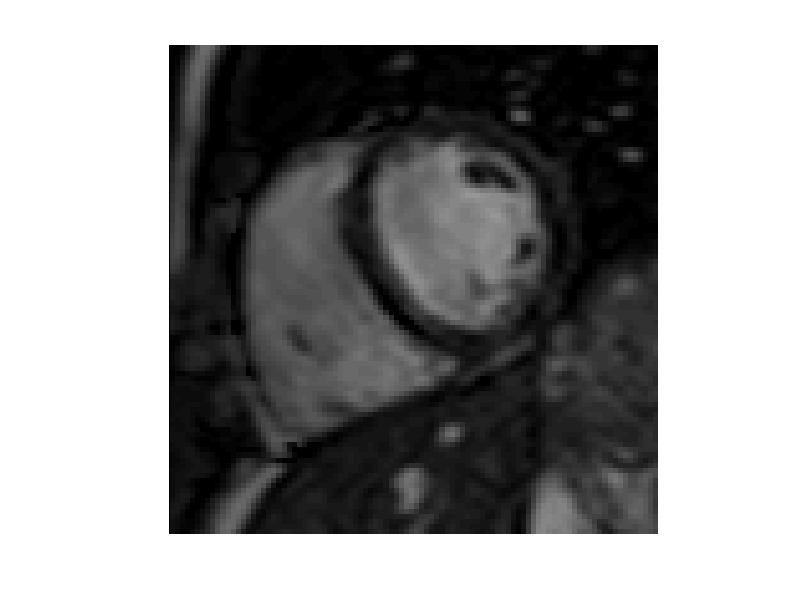

Reproduce this figure in MATLAB. (Note: this script raises an error after producing the figure.)
%% task 4_2_1
load heart_data.mat

mean_ch = mean(chamber_values)
mean_bg = mean(background_values)
std_ch = std(chamber_values)
std_bg = std(background_values)

%% task 4_2_2
I = im;
imshow(im);
[M, N] = size(I);
n = M*N; %Number of image pixels

mu0 = mean_bg;
mu1 = mean_ch;
lambda = 2;%2 seems like a good value for lambda

Neighbors = edges4connected(M,N);
i=Neighbors(:,1);
j=Neighbors(:,2);

A = sparse(i,j,lambda,n,n);

T = [-log(normpdf(im(:), mu0, std_bg)), -log(normpdf(im(:), mu1, std_ch))];
T = sparse(T);

[E, Theta] = maxflow(A,T);
Theta = reshape(Theta,M,N);
Theta = double(Theta);

%imshow(Theta);
